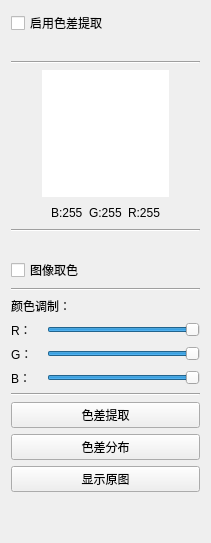
        <widget class="QWidget" name="tab_7">
         <attribute name="title">
          <string>页</string>
         </attribute>
         <layout class="QVBoxLayout" name="verticalLayout_32">
          <item>
           <widget class="QCheckBox" name="checkBox_Color_extract">
            <property name="text">
             <string>启用色差提取</string>
            </property>
           </widget>
          </item>
          <item>
           <widget class="QGroupBox" name="groupBox_Color_extract">
            <property name="styleSheet">
             <string notr="true">QGroupBox{
border:0px solid #222;
background-color: rgba(0, 0, 0, 0);
}</string>
            </property>
            <property name="title">
             <string/>
            </property>
            <layout class="QVBoxLayout" name="verticalLayout_36">
             <property name="leftMargin">
              <number>0</number>
             </property>
             <property name="topMargin">
              <number>0</number>
             </property>
             <property name="rightMargin">
              <number>0</number>
             </property>
             <property name="bottomMargin">
              <number>0</number>
             </property>
             <item>
              <layout class="QVBoxLayout" name="verticalLayout_31">
               <item>
                <widget class="QLabel" name="label_24">
                 <property name="text">
                  <string/>
                 </property>
                </widget>
               </item>
               <item>
                <widget class="Line" name="line_42">
                 <property name="orientation">
                  <enum>Qt::Horizontal</enum>
                 </property>
                </widget>
               </item>
               <item alignment="Qt::AlignHCenter">
                <widget class="LVideoshowQLables" name="label_Color_show">
                 <property name="minimumSize">
                  <size>
                   <width>127</width>
                   <height>127</height>
                  </size>
                 </property>
                 <property name="maximumSize">
                  <size>
                   <width>127</width>
                   <height>127</height>
                  </size>
                 </property>
                 <property name="styleSheet">
                  <string notr="true">background-color: rgb(255, 255, 255);</string>
                 </property>
                 <property name="text">
                  <string/>
                 </property>
                </widget>
               </item>
               <item>
                <widget class="QGroupBox" name="groupBox_3">
                 <property name="maximumSize">
                  <size>
                   <width>16777215</width>
                   <height>127</height>
                  </size>
                 </property>
                 <property name="title">
                  <string/>
                 </property>
                 <layout class="QHBoxLayout" name="horizontalLayout_41">
                  <property name="leftMargin">
                   <number>0</number>
                  </property>
                  <property name="topMargin">
                   <number>0</number>
                  </property>
                  <property name="rightMargin">
                   <number>0</number>
                  </property>
                  <property name="bottomMargin">
                   <number>0</number>
                  </property>
                  <item>
                   <layout class="QVBoxLayout" name="verticalLayout_33">
                    <property name="topMargin">
                     <number>0</number>
                    </property>
                    <property name="bottomMargin">
                     <number>0</number>
                    </property>
                    <item>
                     <layout class="QHBoxLayout" name="horizontalLayout_47">
                      <item>
                       <spacer name="horizontalSpacer_5">
                        <property name="orientation">
                         <enum>Qt::Horizontal</enum>
                        </property>
                        <property name="sizeHint" stdset="0">
                         <size>
                          <width>40</width>
                          <height>20</height>
                         </size>
                        </property>
                       </spacer>
                      </item>
                      <item>
                       <widget class="QLabel" name="label_Color_b">
                        <property name="text">
                         <string>B:255</string>
                        </property>
                       </widget>
                      </item>
                      <item>
                       <widget class="QLabel" name="label_Color_g">
                        <property name="text">
                         <string>G:255</string>
                        </property>
                       </widget>
                      </item>
                      <item>
                       <widget class="QLabel" name="label_Color_r">
                        <property name="text">
                         <string>R:255</string>
                        </property>
                       </widget>
                      </item>
                      <item>
                       <spacer name="horizontalSpacer_4">
                        <property name="orientation">
                         <enum>Qt::Horizontal</enum>
                        </property>
                        <property name="sizeHint" stdset="0">
                         <size>
                          <width>40</width>
                          <height>20</height>
                         </size>
                        </property>
                       </spacer>
                      </item>
                     </layout>
                    </item>
                   </layout>
                  </item>
                 </layout>
                </widget>
               </item>
               <item>
                <widget class="Line" name="line_43">
                 <property name="orientation">
                  <enum>Qt::Horizontal</enum>
                 </property>
                </widget>
               </item>
               <item>
                <widget class="QLabel" name="label_33">
                 <property name="text">
                  <string/>
                 </property>
                </widget>
               </item>
               <item>
                <widget class="QCheckBox" name="checkBox_Color_getfromimage">
                 <property name="text">
                  <string>图像取色</string>
                 </property>
                </widget>
               </item>
               <item>
                <widget class="Line" name="line_45">
                 <property name="orientation">
                  <enum>Qt::Horizontal</enum>
                 </property>
                </widget>
               </item>
               <item>
                <widget class="QLabel" name="label_36">
                 <property name="text">
                  <string>颜色调制：</string>
                 </property>
                </widget>
               </item>
               <item>
                <layout class="QHBoxLayout" name="horizontalLayout_44">
                 <property name="topMargin">
                  <number>0</number>
                 </property>
                 <property name="bottomMargin">
                  <number>0</number>
                 </property>
                 <item>
                  <widget class="QLabel" name="label_37">
                   <property name="minimumSize">
                    <size>
                     <width>30</width>
                     <height>0</height>
                    </size>
                   </property>
                   <property name="text">
                    <string>R：</string>
                   </property>
                  </widget>
                 </item>
                 <item>
                  <widget class="QSlider" name="horizontalSlider_Color_r">
                   <property name="maximum">
                    <number>255</number>
                   </property>
                   <property name="value">
                    <number>255</number>
                   </property>
                   <property name="orientation">
                    <enum>Qt::Horizontal</enum>
                   </property>
                   <property name="tickPosition">
                    <enum>QSlider::NoTicks</enum>
                   </property>
                   <property name="tickInterval">
                    <number>0</number>
                   </property>
                  </widget>
                 </item>
                </layout>
               </item>
               <item>
                <layout class="QHBoxLayout" name="horizontalLayout_43">
                 <property name="topMargin">
                  <number>0</number>
                 </property>
                 <property name="bottomMargin">
                  <number>0</number>
                 </property>
                 <item>
                  <widget class="QLabel" name="label_38">
                   <property name="minimumSize">
                    <size>
                     <width>30</width>
                     <height>0</height>
                    </size>
                   </property>
                   <property name="text">
                    <string>G：</string>
                   </property>
                  </widget>
                 </item>
                 <item>
                  <widget class="QSlider" name="horizontalSlider_Color_g">
                   <property name="maximum">
                    <number>255</number>
                   </property>
                   <property name="value">
                    <number>255</number>
                   </property>
                   <property name="orientation">
                    <enum>Qt::Horizontal</enum>
                   </property>
                   <property name="tickPosition">
                    <enum>QSlider::NoTicks</enum>
                   </property>
                   <property name="tickInterval">
                    <number>0</number>
                   </property>
                  </widget>
                 </item>
                </layout>
               </item>
               <item>
                <layout class="QHBoxLayout" name="horizontalLayout_42">
                 <property name="topMargin">
                  <number>0</number>
                 </property>
                 <property name="bottomMargin">
                  <number>0</number>
                 </property>
                 <item>
                  <widget class="QLabel" name="label_39">
                   <property name="minimumSize">
                    <size>
                     <width>30</width>
                     <height>0</height>
                    </size>
                   </property>
                   <property name="text">
                    <string>B：</string>
                   </property>
                  </widget>
                 </item>
                 <item>
                  <widget class="QSlider" name="horizontalSlider_Color_b">
                   <property name="maximum">
                    <number>255</number>
                   </property>
                   <property name="value">
                    <number>255</number>
                   </property>
                   <property name="orientation">
                    <enum>Qt::Horizontal</enum>
                   </property>
                   <property name="tickPosition">
                    <enum>QSlider::NoTicks</enum>
                   </property>
                   <property name="tickInterval">
                    <number>0</number>
                   </property>
                  </widget>
                 </item>
                </layout>
               </item>
               <item>
                <widget class="Line" name="line_44">
                 <property name="orientation">
                  <enum>Qt::Horizontal</enum>
                 </property>
                </widget>
               </item>
               <item>
                <widget class="QPushButton" name="pushButton_Color_extract">
                 <property name="text">
                  <string>色差提取</string>
                 </property>
                </widget>
               </item>
               <item>
                <widget class="QPushButton" name="pushButton_Color_scatter">
                 <property name="text">
                  <string>色差分布</string>
                 </property>
                </widget>
               </item>
               <item>
                <widget class="QPushButton" name="pushButton_Color_backup">
                 <property name="text">
                  <string>显示原图</string>
                 </property>
                </widget>
               </item>
               <item>
                <spacer name="verticalSpacer_7">
                 <property name="orientation">
                  <enum>Qt::Vertical</enum>
                 </property>
                 <property name="sizeHint" stdset="0">
                  <size>
                   <width>20</width>
                   <height>40</height>
                  </size>
                 </property>
                </spacer>
               </item>
              </layout>
             </item>
            </layout>
           </widget>
          </item>
         </layout>
        </widget>
